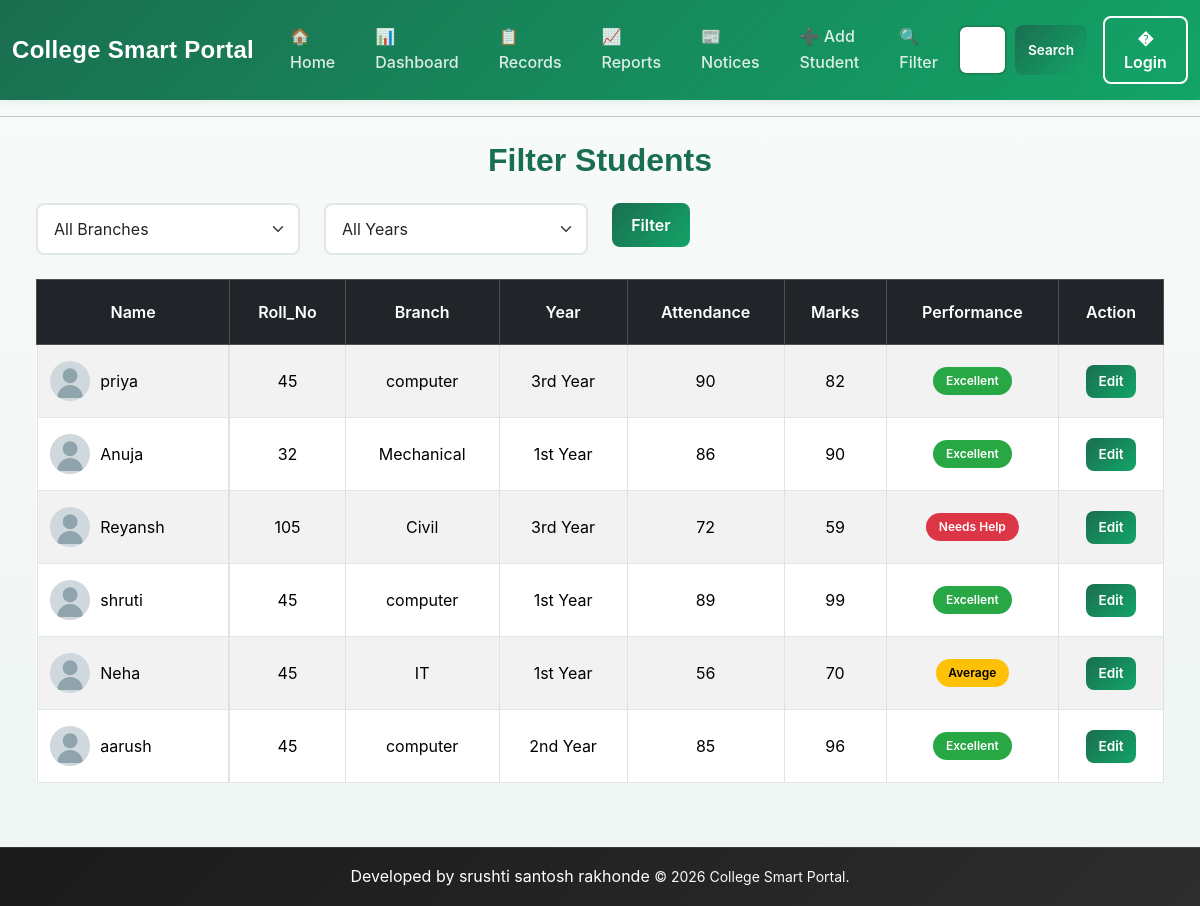
/filter, run on an earlier commit of the app's database.
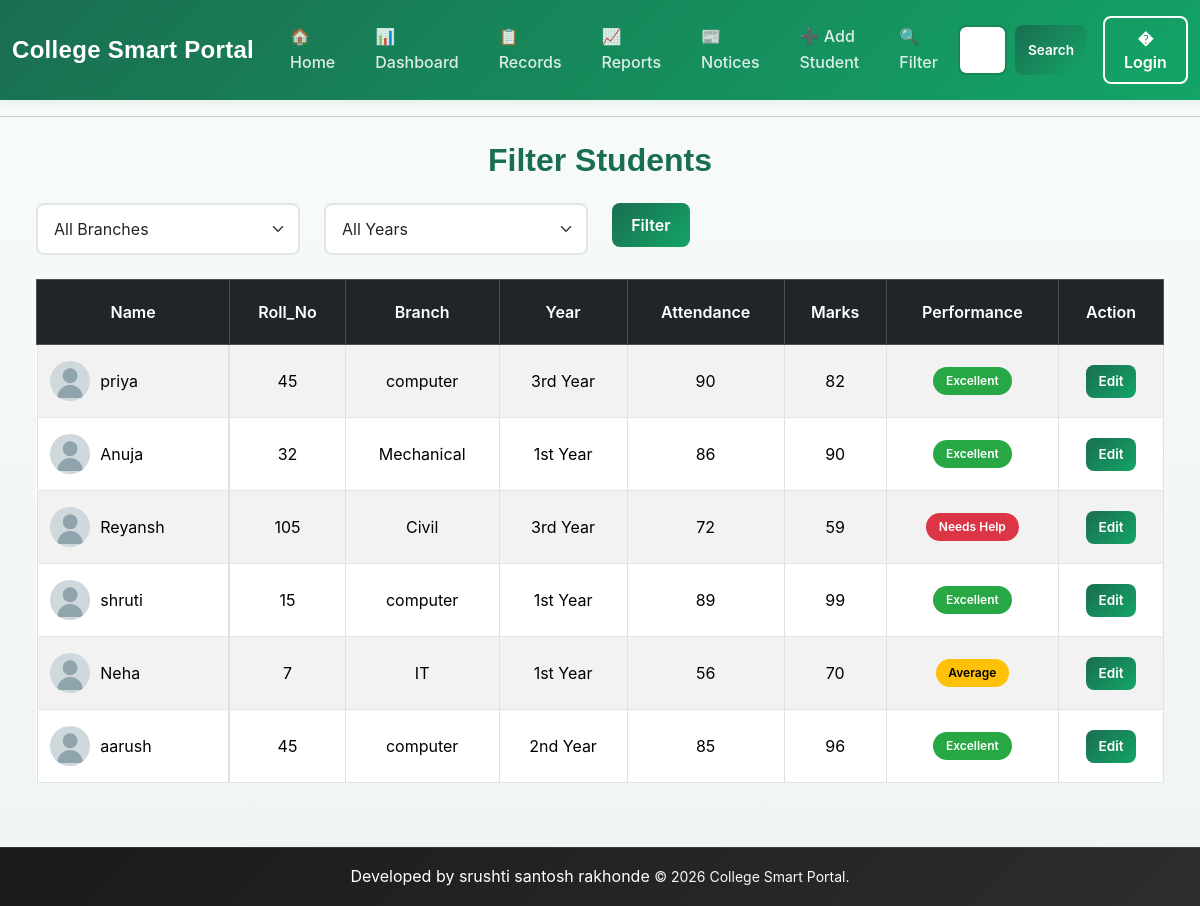
And on a later commit of the database.
### tables this page shows
CREATE TABLE students (
                    id INTEGER PRIMARY KEY AUTOINCREMENT,
                    name TEXT NOT NULL,
                    roll_no INTEGER NOT NULL,
                    marks INTEGER NOT NULL,
                    branch TEXT NOT NULL,
                    attendance INTEGER DEFAULT 0
                 , photo TEXT DEFAULT 'default.png', year TEXT DEFAULT '1st Year');

### project_flask.py (the view)
@app.route("/filter")
def filter():
    selected_branch = request.args.get("branch", "")
    selected_year = request.args.get("year", "")
    conn = get_db()
    cursor = conn.cursor()
    cursor.execute("""
        SELECT DISTINCT branch
        FROM students
        ORDER BY branch
    """)
    branches = [row["branch"] for row in cursor.fetchall()]
    cursor.execute("""
        SELECT DISTINCT year
        FROM students
        ORDER BY year
    """)
    years = [row["year"] for row in cursor.fetchall()]
    if selected_branch and selected_year:
        cursor.execute(
            "SELECT * FROM students WHERE branch = ? AND year = ?",
            (selected_branch, selected_year)
        )
    elif selected_branch:
        cursor.execute(
            "SELECT * FROM students WHERE branch = ?",
            (selected_branch,)
        )
    elif selected_year:
        cursor.execute(
            "SELECT * FROM students WHERE year = ?",
            (selected_year,)
        )
    else:
        cursor.execute("SELECT * FROM students")
    students = cursor.fetchall()
    return render_template(
        "filter.html",
        students=students,
        branches=branches,
        years=years,
        selected_branch=selected_branch,
        selected_year=selected_year
    )

### database.py (called while the page is built)
def get_db():
    conn = sqlite3.connect(DB_PATH)
    conn.row_factory = sqlite3.Row
    return conn

### templates/filter.html (shortened to what this page needs)
{% extends "base.html" %}
{% block content %}
<div class="container mt-4">
    <h2 class="text-center mb-4">Filter Students</h2>
    <form method="GET" action="{{ url_for('filter') }}" class="row mb-4">
        <div class="col-md-3">
            <select name="branch" class="form-select">
                <option value="">All Branches</option>
            </select>
        </div>
        <div class="col-md-3">
            <select name="year" class="form-select">
                <option value="">All Years</option>
            </select>
        </div>
        <div class="col-md-2">
            <button type="submit" class="btn btn-primary">
                Filter
            </button>
        </div>
    </form>
    <div class="table-responsive">
        <table class="table table-bordered table-striped table-hover text-center align-middle">
            <thead class="table-dark">
                <tr>
                    <th>Name</th>
                    <th>Roll_No</th>
                    <th>Branch</th>
                    <th>Year</th>
                    <th>Attendance</th>
                    <th>Marks</th>
                    <th>Performance</th>
                    <th>Action</th>
                </tr>
            </thead>
            <tbody>
                {% for student in students %}
                <tr>
                    <td style="display:flex; align-items:center; gap:10px;">
                        {% if student['photo'] %}
                            <img src="{{ url_for('static', filename='uploads/' + student['photo']) }}"
                                 alt="{{ student['name'] }}"
                                 style="width:40px; height:40px; border-radius:50%; object-fit:cover; background:#f0f0f0;">
                        {% else %}
                            <img src="{{ url_for('static', filename='uploads/default.png') }}"
                                 alt="Default"
                                 style="width:40px; height:40px; border-radius:50%; object-fit:cover; background:#f0f0f0;">
                        {% endif %}
                        <span>{{ student["name"] }}</span>
                    </td>
                    <td>{{ student["roll_no"] }}</td>
                    <td>{{ student["branch"] }}</td>
                    <td>{{ student["year"] }}</td>
                    <td>{{ student["attendance"] }}</td>
                    <td>{{ student["marks"] }}</td>
                    <td>
                        {% if student["marks"] >= 80 %}
                            <span class="badge bg-success">Excellent</span>
                        {% elif student["marks"] >= 60 %}
                            <span class="badge bg-warning text-dark">Average</span>
                        {% else %}
                            <span class="badge bg-danger">Needs Help</span>
                        {% endif %}
                    </td>
                    <td>
                        <a href="{{ url_for('edit_student', id=student['id']) }}"
                           class="btn btn-sm btn-primary">
                            Edit
                        </a>
                    </td>
                </tr>
                {% endfor %}
            </tbody>
        </table>
    </div>
</div>
{% endblock %}

What changed in the data, as far as the page shows it:
changed students "shruti": roll_no "45" → "15"
changed students "Neha": roll_no "45" → "7"
